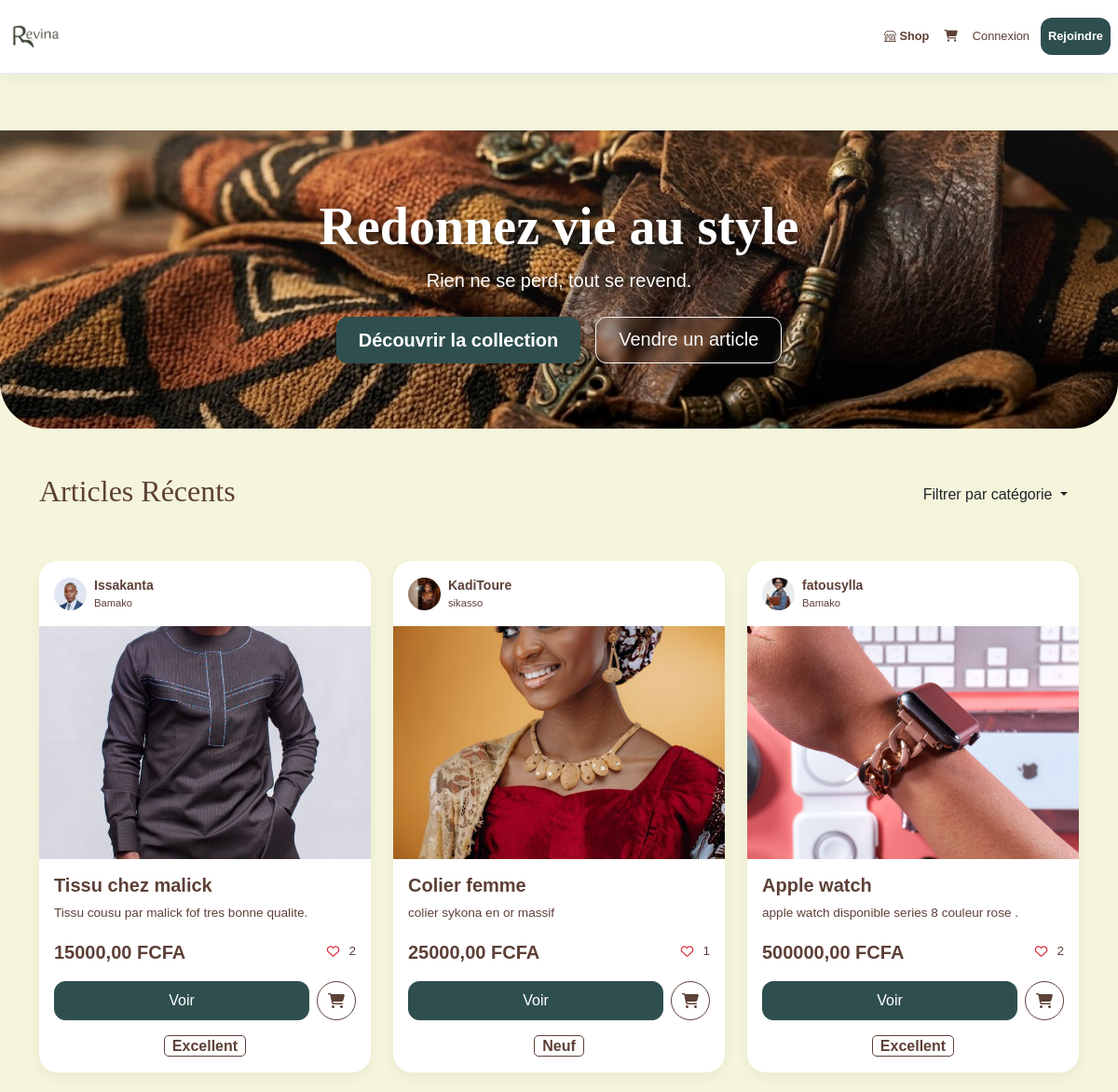
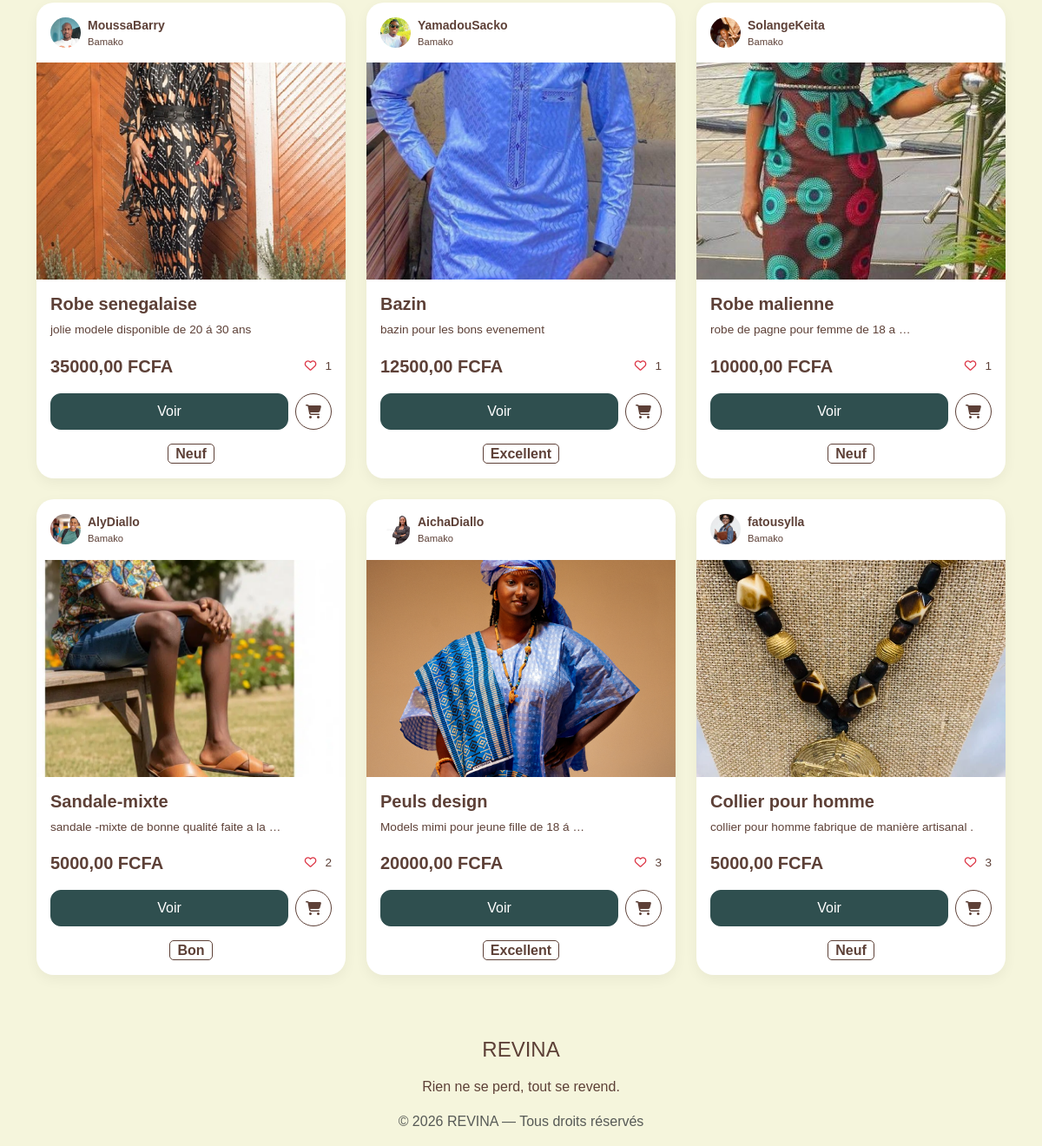
The page / on the database its author committed (2 pictures, top to bottom).
### marketplace/models.py (models this page shows, shortened)
class Product(models.Model):
    CONDITION_CHOICES = [
        ('neuf', 'Neuf'),
        ('excellent', 'Excellent'),
        ('bon', 'Bon'),
    ]
    TYPE_CHOICES = [
        ('MARKETPLACE', 'Marketplace'),
        ('BOUTIQUE', 'Boutique'),
    ]
    product_type = models.CharField(
        max_length=20,
        choices=TYPE_CHOICES,
        default='MARKETPLACE'
    )
    seller = models.ForeignKey(
        settings.AUTH_USER_MODEL,
        on_delete=models.CASCADE,
        related_name='marketplace_items'
    )
    title = models.CharField(max_length=255)
    slug = models.SlugField(unique=True, null=True, blank=True)
    description = models.TextField()
    price = models.DecimalField(max_digits=10, decimal_places=2)
    category = models.ForeignKey(
        Category,
        on_delete=models.SET_NULL,
        null=True,
        related_name='products'
    )
    condition = models.CharField(max_length=50, choices=CONDITION_CHOICES)
    image = models.ImageField(upload_to='products/')
    created_at = models.DateTimeField(auto_now_add=True)
    likes = models.ManyToManyField(
        settings.AUTH_USER_MODEL,
        related_name='liked_products',
        blank=True
    )

### accounts/models.py (models this page shows, shortened)
class User(AbstractUser):
    photo = models.ImageField(
        upload_to='profiles/',
        blank=True,
        null=True,
        default='profiles/default.jpg'
    )
    phone = models.CharField(
        max_length=20,
        blank=True,
        null=True,
        verbose_name="Numéro de téléphone"
    )
    city = models.CharField(
        max_length=100,
        default='Bamako',
        verbose_name="Ville"
    )
    bio = models.TextField(
        max_length=500,
        blank=True,
        verbose_name="Biographie"
    )
    last_activity = models.DateTimeField(default=timezone.now)

### marketplace/views.py (the view)
# urls.py: path('', views.home, name='home'),
def home(request):
    products = Product.objects.filter(product_type='MARKETPLACE').select_related('seller').order_by('-created_at')
    return render(request, 'marketplace/home.html', {'products': products})

### cart/context_processors.py (called while the page is built)
def cart_count(request):
    if request.user.is_authenticated:
        cart = Cart.objects.filter(user=request.user).first()
        count = cart.items.count() if cart else 0
        return {'cart_count': count}
    return {'cart_count': 0}

### marketplace/context_processors.py (called while the page is built)
def categories_processor(request):
    return {
        'all_categories': Category.objects.all()
    }

### notifications/context_processors.py (called while the page is built)
def unread_notifications_count(request):
    if request.user.is_authenticated:
        count = Notification.objects.filter(recipient=request.user, is_read=False).count()
        return {'unread_count': count}
    return {'unread_count': 0}

### templates/marketplace/home.html (shortened to what this page needs)
{% extends 'base.html' %}
{% load static %}
{% block content %}
<section class="hero-section d-flex align-items-center mb-5"
         style="
             background: linear-gradient(rgba(255, 255, 255, 0.05), rgba(0, 0, 0, 0.1)),
                         url('{% static 'images/hero-bg.jpg' %}') no-repeat center center;
             background-size: cover;
             height: 320px;
             border-radius: 0 0 50px 50px;
             margin-top: -20px;
             box-shadow: inset 0 0 80px rgba(0,0,0,0.1);
         ">
    <div class="container text-center text-white">
        <h1 class="display-4 fw-bold mb-2" style="text-shadow: 2px 2px 10px rgba(0,0,0,0.5);">Redonnez vie au style</h1>
        <p class="lead mb-4 fs-5" style="text-shadow: 1px 1px 5px rgba(0,0,0,0.6);">Rien ne se perd, tout se revend.</p>
        <div class="d-flex justify-content-center gap-3">
            <a href="#articles" class="btn btn-revina btn-lg px-4 shadow">Découvrir la collection</a>
            <a href="{% url 'marketplace:create_product' %}" class="btn btn-outline-light btn-lg px-4" style="border-radius: 12px; backdrop-filter: blur(3px);">Vendre un article</a>
        </div>
    </div>
</section>
<div class="container" id="articles">
    <div class="d-flex justify-content-between align-items-center mb-5">
        <h2 style="color: #5D4037; font-family: 'Playfair Display', serif;">Articles Récents</h2>
        <div class="dropdown">
            <button class="btn btn-outline-dark dropdown-toggle border-0" type="button" data-bs-toggle="dropdown">
                Filtrer par catégorie
            </button>
        </div>
    </div>
    <div class="row">
        {% for product in products %}
        <div class="col-md-4 mb-4">
            <div class="card card-product shadow-sm">
                <div class="seller-info-wrapper p-3 d-flex align-items-center">
                    {% if product.seller.photo %}
                        <img src="{{ product.seller.photo.url }}" class="seller-avatar" alt="{{ product.seller.username }}" style="width: 35px; height: 35px; border-radius: 50%; object-fit: cover;">
                    {% else %}
                        <div class="seller-avatar bg-secondary d-flex align-items-center justify-content-center text-white" style="width: 35px; height: 35px; border-radius: 50%;">
                            {{ product.seller.username|slice:":1" }}
                        </div>
                    {% endif %}
                    <div class="ms-2">
                        <p class="mb-0 small fw-bold" style="color: #5D4037 !important;">{{ product.seller.username }}</p>
                        <p class="mb-0" style="color: #5D4037 !important; font-size: 0.7rem;">{{ product.seller.city }}</p>
                    </div>
                </div>
                <div class="product-image-container" style="height: 250px; overflow: hidden;">
                    <img src="{{ product.image.url }}" alt="{{ product.title }}" style="width: 100%; height: 100%; object-fit: cover;">
                </div>
                <div class="card-body px-3 pb-3">
                    <h5 class="product-title fw-bold" style="color: #5D4037 !important;">{{ product.title }}</h5>
                    <p style="color: #5D4037 !important; font-size: 0.85rem; margin-bottom: 1rem;">{{ product.description|truncatewords:8 }}</p>
                    <div class="d-flex justify-content-between align-items-center mb-3">
                        <span class="price-tag fs-5 fw-bold" style="color: #5D4037 !important;">{{ product.price }} FCFA</span>
                        <div class="d-flex align-items-center" style="color: #5D4037 !important; font-size: 0.85rem;">
                            <button type="button"
                                    onclick="toggleLike(this, {{ product.id }})"
                                    style="background: none; border: none; cursor: pointer; color: inherit;">
                                <i class="fa{% if request.user in product.likes.all %}s{% else %}r{% endif %} fa-heart text-danger me-1"></i>
                            </button>
                            <span id="like-count-{{ product.id }}">{{ product.likes.count }}</span>
                        </div>
                    </div>
                    <div class="d-flex gap-2">
                        <a href="{% url 'marketplace:product_detail' product.slug %}"
                           class="btn flex-grow-1"
                           style="background-color: #2F4F4F !important; color: #FFFFFF !important; border-radius: 12px !important; padding: 8px 20px !important; text-align: center; text-decoration: none; border: 1px solid #2F4F4F !important; transition: all 0.3s ease !important;"
                           onmouseover="this.style.backgroundColor='#5D4037'; this.style.borderColor='#5D4037'; this.style.transform='translateY(-2px)';"
                           onmouseout="this.style.backgroundColor='#2F4F4F'; this.style.borderColor='#2F4F4F'; this.style.transform='translateY(0)';"
                           >
                           Voir
                        </a>
                        <button type="button" class="btn btn-outline-dark rounded-circle"
                                onclick="addToCart({{ product.id }}, 'marketplace')"
                                title="Ajouter au panier"
                                style="width: 42px; height: 42px; display: flex; align-items: center; justify-content: center; border-color: #5D4037; color: #5D4037;">
                            <i class="fa fa-shopping-cart"></i>
                        </button>
                    </div>
                    <div class="text-center mt-3">
                        <span style="color: #5D4037 !important; background-color: transparent !important; border: 1px solid #5D4037 !important; font-weight: bold !important; border-radius: 5px !important; padding: 2px 8px !important;">
                            {{ product.get_condition_display }}
                        </span>
                    </div>
                </div>
            </div>
        </div>
        {% empty %}
        <div class="col-12 text-center py-5">
            <p style="color: #5D4037 !important; font-style: italic;">Aucun trésor trouvé pour le moment...</p>
        </div>
        {% endfor %}
    </div>
</div>
{% endblock %}

### static/css/style.css (style rules this page uses)
:root { --beige: #F5F5DC; --marron-fonce: #5D4037; --vert-afrique: #2F4F4F; --brun-doux: #8D6E63; --blanc-pur: #FFFFFF; --shadow-soft: 0 10px 30px rgba(47, 79, 79, 0.08); }
body { background-color: var(--beige) !important; font-family: 'Poppins', sans-serif; color: var(--marron-fonce); margin: 0; padding-top: 90px !important; overflow-x: hidden; }
h1, h2, h3 { font-family: 'Playfair Display', serif; }
.card-product, .article-card { background: var(--blanc-pur) !important; border: none !important; border-radius: 20px !important; overflow: hidden !important; display: flex !important; flex-direction: column !important; height: 100% !important; transition: all 0.4s cubic-bezier(0.175, 0.885, 0.32, 1.275); box-shadow: 0 5px 15px rgba(0,0,0,0.05) !important; }
.btn-revina { background-color: var(--vert-afrique); color: white !important; border-radius: 12px; padding: 10px 25px; border: none; font-weight: 600; transition: all 0.3s ease; }

### rows shown on the page
Product: seller.photo (picture), seller.username "Issakanta", seller.city "Bamako", image (picture), title "Tissu chez malick", description "Tissu cousu par malick fof tres bonne qualite.", price "15000,00", likes.count "2", condition "Excellent"
Product: seller.photo (picture), seller.username "KadiToure", seller.city "sikasso", image (picture), title "Colier femme", description "colier sykona en or massif", price "25000,00", likes.count "1", condition "Neuf"
Product: seller.photo (picture), seller.username "fatousylla", seller.city "Bamako", image (picture), title "Apple watch", description "apple watch disponible series 8 couleur rose .", price "500000,00", likes.count "2", condition "Excellent"
Product: seller.photo (picture), seller.username "MoussaBarry", seller.city "Bamako", image (picture), title "Robe senegalaise", description "jolie modele disponible de 20 á 30 ans", price "35000,00", likes.count "1", condition "Neuf"
Product: seller.photo (picture), seller.username "YamadouSacko", seller.city "Bamako", image (picture), title "Bazin", description "bazin pour les bons evenement", price "12500,00", likes.count "1", condition "Excellent"
Product: seller.photo (picture), seller.username "SolangeKeita", seller.city "Bamako", image (picture), title "Robe malienne", description "robe de pagne pour femme de 18 a …", price "10000,00", likes.count "1", condition "Neuf"
Product: seller.photo (picture), seller.username "AlyDiallo", seller.city "Bamako", image (picture), title "Sandale-mixte", description "sandale -mixte de bonne qualité faite a la …", price "5000,00", likes.count "2", condition "Bon"
Product: seller.photo (picture), seller.username "AichaDiallo", seller.city "Bamako", image (picture), title "Peuls design", description "Models mimi pour jeune fille de 18 á …", price "20000,00", likes.count "3", condition "Excellent"
Product: seller.photo (picture), seller.username "fatousylla", seller.city "Bamako", image (picture), title "Collier pour homme", description "collier pour homme fabrique de manière artisanal .", price "5000,00", likes.count "3", condition "Neuf"
